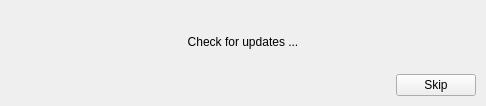
<?xml version="1.0" encoding="UTF-8"?>
<ui version="4.0">
 <class>CheckForUpdatesWidget</class>
 <widget class="QWidget" name="CheckForUpdatesWidget">
  <property name="geometry">
   <rect>
    <x>0</x>
    <y>0</y>
    <width>486</width>
    <height>106</height>
   </rect>
  </property>
  <property name="windowTitle">
   <string>Form</string>
  </property>
  <layout class="QVBoxLayout" name="verticalLayout_2">
   <property name="spacing">
    <number>0</number>
   </property>
   <property name="leftMargin">
    <number>10</number>
   </property>
   <property name="topMargin">
    <number>10</number>
   </property>
   <property name="rightMargin">
    <number>10</number>
   </property>
   <property name="bottomMargin">
    <number>10</number>
   </property>
   <item>
    <layout class="QVBoxLayout" name="verticalLayout">
     <item>
      <spacer name="verticalSpacer_2">
       <property name="orientation">
        <enum>Qt::Vertical</enum>
       </property>
       <property name="sizeHint" stdset="0">
        <size>
         <width>20</width>
         <height>40</height>
        </size>
       </property>
      </spacer>
     </item>
     <item>
      <widget class="QLabel" name="label">
       <property name="text">
        <string>Check for updates ...</string>
       </property>
       <property name="alignment">
        <set>Qt::AlignCenter</set>
       </property>
      </widget>
     </item>
     <item>
      <spacer name="verticalSpacer">
       <property name="orientation">
        <enum>Qt::Vertical</enum>
       </property>
       <property name="sizeHint" stdset="0">
        <size>
         <width>20</width>
         <height>40</height>
        </size>
       </property>
      </spacer>
     </item>
     <item>
      <layout class="QHBoxLayout" name="horizontalLayout">
       <item>
        <spacer name="horizontalSpacer">
         <property name="orientation">
          <enum>Qt::Horizontal</enum>
         </property>
         <property name="sizeHint" stdset="0">
          <size>
           <width>40</width>
           <height>20</height>
          </size>
         </property>
        </spacer>
       </item>
       <item>
        <widget class="QPushButton" name="SkipButton">
         <property name="minimumSize">
          <size>
           <width>0</width>
           <height>0</height>
          </size>
         </property>
         <property name="maximumSize">
          <size>
           <width>100</width>
           <height>16777215</height>
          </size>
         </property>
         <property name="text">
          <string>Skip</string>
         </property>
        </widget>
       </item>
      </layout>
     </item>
    </layout>
   </item>
  </layout>
 </widget>
 <resources/>
 <connections/>
</ui>
